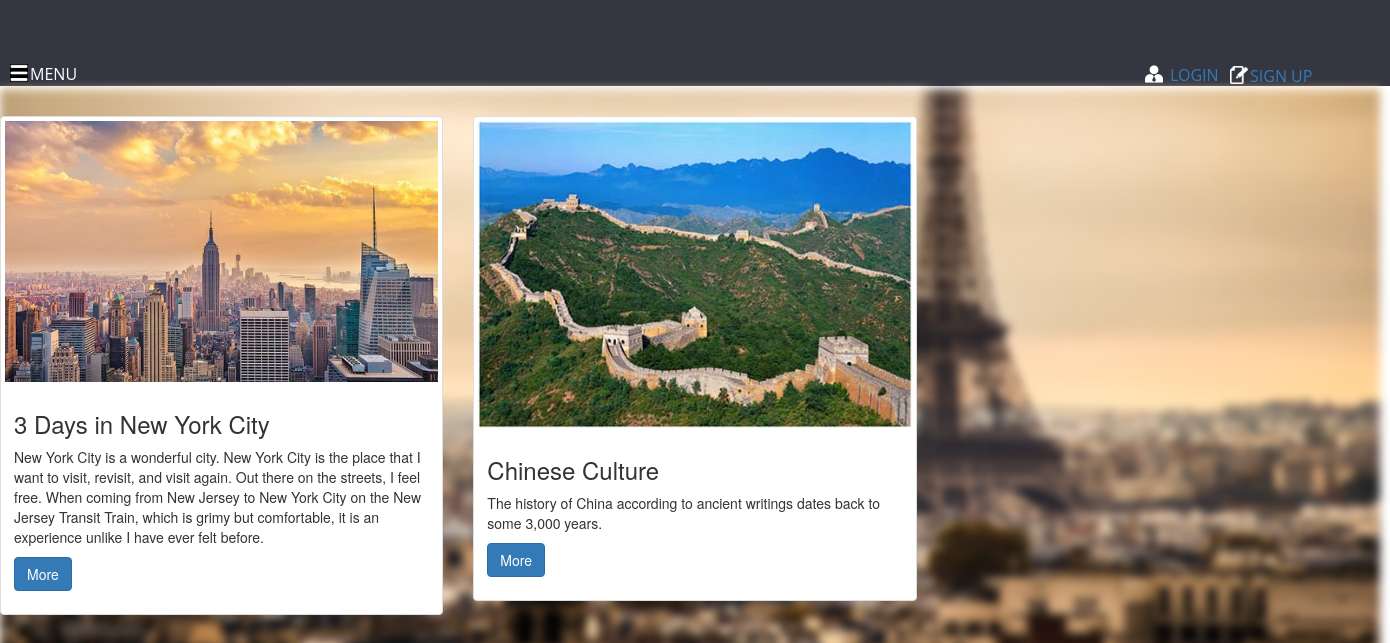
/project/news.php, run on the app's committed database.
### tables this page shows
CREATE TABLE `news` (
  `id` int(11) NOT NULL,
  `title` text NOT NULL,
  `text` text NOT NULL,
  `img` text NOT NULL
);

### project/news.php (the view, shortened to what this page needs)
<?php
  require_once("connection.php");
  $query = "SELECT * FROM news";
  $res = $con->query($query)
?>
<html>
  <head>
    <link rel="stylesheet" type="text/css" href="css/bootstrap.min1.css">
  </head>
  <body>
    <div class="jumbotron" style="background: #343642;">
      <div class="icon-menu">
        Menu
      </div>
      <div><img src="img/menu.png" height="18" width="18" style="margin-top:-22px; margin-left:10px;" >
      <div class="login" style="margin-top:-22px; margin-left:1170px;"> <a href="login1.php">
        Login</a>
      </div>
      <div><img src="img/login.png" height="18" width="18" style="margin-top:-22px; margin-left:1145px;" ></div>
      <div class="reg" style="margin-top:-22px; margin-left:1250px;"><a href="reg.php">
        Sign up</a>
      </div>
      <img src="img/signup.png" height="18" width="18" style="margin-top:-22px; margin-left:1230px;">
      </div>
    </div>
  <div class="row">
  <?php while($item = $res->fetch_assoc()){?>
    <div class="col-sm-6 col-md-4" style="display:inline-block; height:400px;">
      <div class="thumbnail">
        <img src="img/<?=$item['img']?>" alt="...">
        <div class="caption">
          <h3><?=$item['title'];?></h3>
          <p><?=$item['text'];?></p>
          <p><a href="newyork.php" class="btn btn-primary" role="button">More</a>
        </div>
      </div>
    </div>
    <?php } ?>
  </div>
  </body>
</html>

### data on the page
news: img (picture), title "3 Days in New York City", text "New York City is a wonderful city. New York City is the place that I want to visit, revisit, and visit again. Out there on the streets, I feel free. When coming from New Jersey to New York City on the New Jersey Transit Train, which is grimy but comfortable, it is an experience unlike I have ever felt before."
news: img (picture), title "Chinese Culture", text "The history of China according to ancient writings dates back to some 3,000 years."
